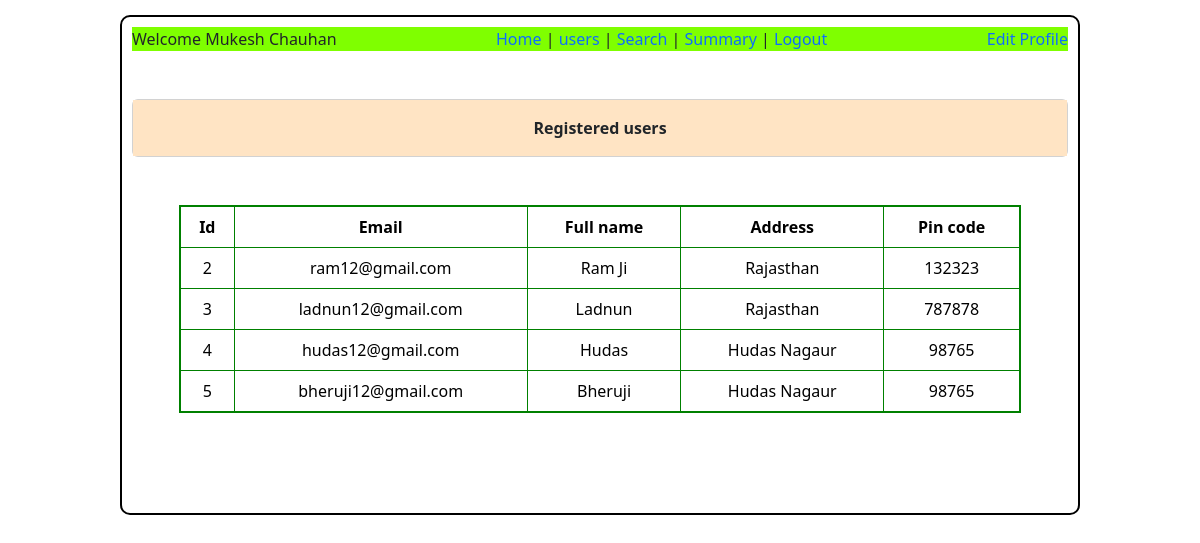
/users, run on an earlier commit of the app's database.
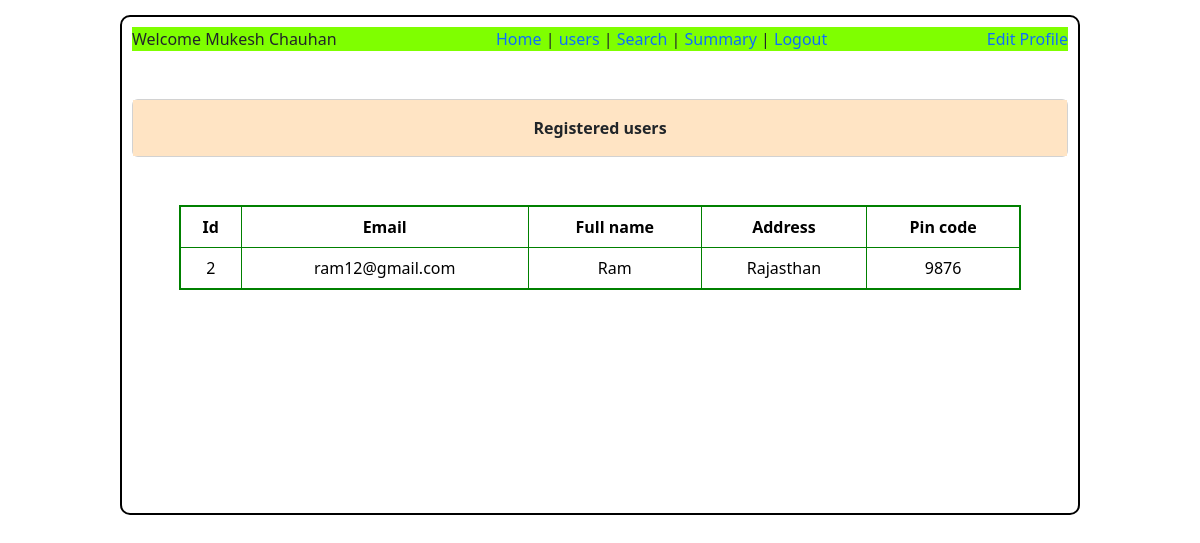
And on a later commit of the database.
### application/models.py (models this page shows)
class Users(db.Model):
    id = db.Column(db.Integer , primary_key = True)
    name = db.Column(db.String(),nullable = False)
    email = db.Column(db.String(),nullable = False, unique = True)
    password = db.Column(db.String(),nullable = False)
    address = db.Column(db.String())
    pincode = db.Column(db.Integer)
    type = db.Column(db.String() ,nullable = False ,default = "general")
    spot = db.relationship('Parking_spot' ,cascade = 'all,delete ,delete-orphan', backref = 'users')

### application/controllers.py (the view)
@app.route("/users")
def users():
    this_user = Users.query.filter_by(type = "admin").first()
    users = Users.query.filter_by(type = "general")
    return render_template("admin_users.html" , users = users , this_user = this_user)

### templates/admin_users.html (shortened to what this page needs)
<!DOCTYPE html>
<html lang="en">
<head>
    <link href="https://cdn.jsdelivr.net/npm/bootstrap@5.3.7/dist/css/bootstrap.min.css" rel="stylesheet">
</head>
<body>
    <div style="border: 2px solid black; width: 80%; height: 500px; margin: auto; margin-top: 15px; padding: 10px; border-radius: 10px; overflow: auto;">
        <div class="d-flex justify-content-between" style="background-color:chartreuse;">
            <div>  Welcome {{this_user.name}}</div>
            <div >
                <a class="link-offset-2 link-underline link-underline-opacity-0" href="/admin">Home</a> |
                <a class="link-offset-2 link-underline link-underline-opacity-0" href="/users">users</a> |
                <a class="link-offset-2 link-underline link-underline-opacity-0" href="/admin_search">Search</a> |
                <a class="link-offset-2 link-underline link-underline-opacity-0" href="/ad_summary">Summary</a> |
                <a class="link-offset-2 link-underline link-underline-opacity-0" href="/login">Logout</a>
            </div>
            <div><a class="link-offset-2 link-underline link-underline-opacity-0" href="/prof_edit/{{this_user.id}}">Edit Profile  </a></div>
        </div>
        <div class="card my-5">
            <div class="card-body" style="text-align: center; background-color: bisque;" >
                <b>Registered users</b>
            </div>
        </div>
        <table class="table table-bordered" style="text-align: center; border: 2px solid green; width: 90%; margin: auto;">
            <tr>
                <th>Id</th>
                <th>Email</th>
                <th>Full name</th>
                <th>Address</th>
                <th>Pin code</th>
            </tr>
            {% for user in users %}
            <tr>
                <td>{{user.id}}</td>
                <td>{{user.email}}</td>
                <td>{{user.name}}</td>
                <td>{{user.address}}</td>
                <td>{{user.pincode}}</td>
            </tr>
            {% endfor %}
        </table>
    </div>
</body>
</html>

What changed in the data, as far as the page shows it:
removed Users: id "3", email "ladnun12@gmail.com", name "Ladnun", address "Rajasthan", pincode "787878"
removed Users: id "4", email "hudas12@gmail.com", name "Hudas", address "Hudas Nagaur", pincode "98765"
removed Users: id "5", email "bheruji12@gmail.com", name "Bheruji", address "Hudas Nagaur", pincode "98765"
changed Users "ram12@gmail.com": name "Ram Ji" → "Ram"; pincode "132323" → "9876"
